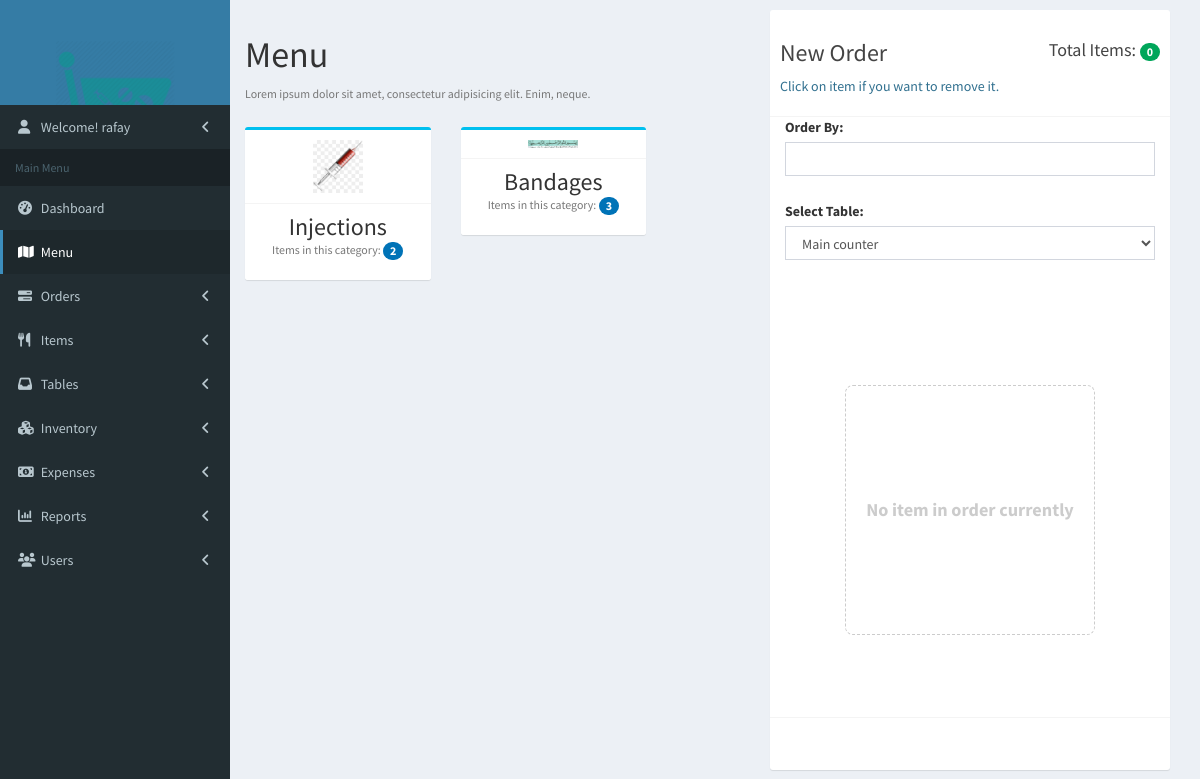
Page /menu/ (signed in) on the committed database.
### app/models.py (models this page shows, shortened)
class User(AbstractUser):
    is_manager = models.BooleanField(default=False)
    is_inventory_manager = models.BooleanField(default=False)

class ItemCategory(models.Model):
    name = models.CharField(max_length=30)
    description = models.CharField(max_length=300, null=True, blank=True)
    image = models.ImageField(upload_to="categories/items/", null=True, blank=True)
    is_active = models.BooleanField(default=True)
    created_at = models.DateTimeField(auto_now_add=True)
    updated_at = models.DateTimeField(auto_now=True)
    history = HistoricalRecords()

class Item(models.Model):
    name = models.CharField(max_length=30)
    price = models.IntegerField()
    category = models.ForeignKey(ItemCategory, on_delete=models.PROTECT)
    description = models.CharField(max_length=300, null=True, blank=True)
    discount = models.IntegerField(default=0, null=True, blank=True)
    image = models.ImageField(upload_to="items/", null=True, blank=True)
    is_never_sold = models.BooleanField(default=True)
    is_active = models.BooleanField(default=True)
    created_at = models.DateTimeField(auto_now_add=True)
    updated_at = models.DateTimeField(auto_now=True)
    history = HistoricalRecords()

### app/views.py (the view)
# urls.py: path('menu/', views.menu, name='menu'),
@login_required
def menu(request):
    template = 'app/menu.html'
    context = {}
    categories = ItemCategory.objects.all()
    tables = Table.objects.all()
    context['category_list'] = categories
    context['table_list'] = tables
    return render(request, template, context)

### app/templates/app/menu.html (shortened to what this page needs)
{% extends 'base.html' %}
{% load static %}
{% block link-menu %}active{% endblock %}
{% block content %}
    <div>
        <section class="content-header">
            <div class="row">
                <div class="col-xs-8">
                    <h1>
                        Menu
                    </h1>
                    <p class="text-muted">
                        <small>Lorem ipsum dolor sit amet, consectetur adipisicing elit. Enim, neque.</small>
                    </p>
                </div>
            </div>
        </section>
    </div>
    <section class="content container-fluid">
        {% if table_list %}
            {% if category_list %}
                <div class="row">
                    <div class="col-md-8 col-lg-8">
                        <div class="row" id="categories">
                            <div class="col-md-12">
                                <div class="row">
                                    {% for category in category_list %}
                                        <div class="col-xs-6 col-md-3 col-lg-4">
                                            <div class="box box-info box-clickable"
                                                 onclick="showItemsOf('category_{{ category.id }}')">
                                                <div class="box-body">
                                                    <div class="row">
                                                        <div class="col-md-12">
                                                            {% if category.image %}
                                                                <img src="{{ category.image.url }}" alt=""
                                                                     class="img-responsive"
                                                                     style="width: 50px; margin: 0 auto;">
                                                            {% else %}
                                                                <div class="no-image-available">
                                                                    No Image Available
                                                                </div>
                                                            {% endif %}
                                                        </div>
                                                    </div>
                                                </div>
                                                <div class="box-footer text-center">
                                                    <h3 style="margin: 0;">
                                                        {{ category.name }}
                                                    </h3>
                                                    <p class="text-muted">
                                                        <small>
                                                            {% if category.item_set.all|length > 0 %}
                                                                Items in this category:
                                                                <span class="badge bg-{% if category.item_set.all|length %}blue{% else %}red{% endif %}">
                                                        {{ category.item_set.all|length }}
                                                    </span>
                                                            {% else %}
                                                                No item in this category
                                                            {% endif %}
                                                        </small>
                                                    </p>
                                                </div>
                                            </div>
                                        </div>
                                    {% endfor %}
                                    </div>
                            </div>
                        </div>
                        <div class="row">
                            <div class="col-md-12">
                            </div>
                        </div>
                    </div>
                    <div class="col-md-4">
                        <form action="{% url 'order-new' %}" method="post">
                            <div class="box box-solid order-box">
                                <div class="box-header with-border">
                                    <h3 style="display: inline-block;">New Order</h3>
                                    <h4 class="pull-right" style="margin-top: 20px;">
                                        Total Items: <span class="badge bg-green" id="item-count">0</span>
                                    </h4>
                                    <p class="text-info">Click on item if you want to remove it.</p>
                                </div>
                                <div class="box-body order-body no-padding">
                                    <div class="row" style="padding: 0px 15px;">
                                        <div class="col-lg-12">
                                            <div class="form-group">
                                                <label for="">Order By:</label>
                                                <input type="text" class="form-control" name="waiter">
                                            </div>
                                        </div>
                                    </div>
                                    <div class="row" style="padding: 10px 15px;">
                                        <div class="col-lg-12">
                                            <div class="form-group">
                                                <label for="">Select Table:</label>
                                                <select name="menu-table" id="" class="form-control">
                                                    {% for t in table_list %}
                                                        <option value="{{ t.id }}">
                                                            {% if t.name %}
                                                                {{ t.name }}
                                                            {% else %}
                                                                Table Number {{ t.number }}
                                                            {% endif %}
                                                        </option>
                                                    {% endfor %}
                                                </select>
                                            </div>
                                        </div>
                                    </div>
                                    <div class="no-order-container">
                                        <div class="no-order">
                                            No item in order currently
                                        </div>
                                    </div>
                                </div>
                                <div class="box-footer">
                                </div>
                        </form>
                    </div>
                </div>
                </div>
            {% endif %}
        {% endif %}
{% endblock %}

### app/templates/base.html (shortened to what this page needs)
{% load static %}
<html>
<head>
    <link rel="stylesheet" href="{% static 'app/bower_components/font-awesome/css/font-awesome.min.css' %}">
    <link rel="stylesheet" href="{% static 'app/bower_components/bootstrap/dist/css/bootstrap.min.css' %}">
    <link rel="stylesheet" href="{% static 'app/dist/css/AdminLTE.min.css' %}">
    <link rel="stylesheet" href="{% static 'app/dist/css/skins/skin-blue.min.css' %}">
    <link href="{% static 'app/vendor/datatables-plugins/dataTables.bootstrap.css' %}" rel="stylesheet">
    <link href="{% static 'app/vendor/datatables-responsive/dataTables.responsive.css' %}" rel="stylesheet">
    <link rel="stylesheet" href="//cdn.datatables.net/1.10.19/css/jquery.dataTables.min.css">
    <link rel="stylesheet" href="{% static 'app/dist/css/aroma.css' %}">
</head>
<body class="hold-transition skin-blue sidebar-mini">
<div class="wrapper">
    <header class="main-header">
        <a href="base.html" class="logo">
            <span class="logo-lg">
                    <img src="{% static 'app/images/logo_white.png' %}" alt="" style="width: 60%; margin-top: 40px;">
                </span>
        </a>
    </header>
    <aside class="main-sidebar">
        <section class="sidebar">
            <ul class="sidebar-menu" data-widget="tree">
                <li class="treeview">
                    <a href="#">
                        <i class="fa fa-user"></i>
                        <span>
                            Welcome! {{ user.get_username }}
                        </span>
                        <span class="pull-right-container">
                              <i class="fa fa-angle-left pull-right"></i>
                            </span>
                    </a>
                </li>
            </ul>
            <ul class="sidebar-menu" data-widget="tree">
                <li class="header">Main Menu</li>
                <li class="{% block link-dashboard %}{% endblock %}">
                    <a href="{% url 'index' %}">
                        <i class="fa fa-dashboard"></i> <span>Dashboard</span>
                    </a>
                </li>
                {% if user.is_superuser or user.is_manager or user.is_staff %}
                    <li class="{% block link-menu %}{% endblock %}">
                        <a href="{% url 'menu' %}">
                            <i class="fa fa-map"></i> <span>Menu</span>
                        </a>
                    </li>
                    <li class="treeview {% block link-orders %}{% endblock %}">
                        <a href="#">
                            <i class="fa fa-tasks"></i>
                            <span>Orders</span>
                            <span class="pull-right-container">
                              <i class="fa fa-angle-left pull-right"></i>
                            </span>
                        </a>
                    </li>
                <li class="treeview {% block link-items %}{% endblock %}">
                        <a href="#">
                            <i class="fa fa-cutlery"></i>
                            <span>Items</span>
                            <span class="pull-right-container">
                              <i class="fa fa-angle-left pull-right"></i>
                            </span>
                        </a>
                                {% now 'n' as month %}
                                {% now 'Y' as year %}
                    </li>
                    <li class="treeview {% block link-tables %}{% endblock %}">
                        <a href="#">
                            <i class="fa fa-inbox"></i>
                            <span>Tables</span>
                            <span class="pull-right-container">
                              <i class="fa fa-angle-left pull-right"></i>
                            </span>
                        </a>
                    </li>
                {% endif %}
                {% if user.is_superuser or user.is_manager or user.is_inventory_manager %}
                    <li class="treeview {% block link-inventory %}{% endblock %}">
                        <a href="#">
                            <i class="fa fa-cubes"></i>
                            <span>Inventory</span>
                            <span class="pull-right-container">
                              <i class="fa fa-angle-left pull-right"></i>
                            </span>
                        </a>
                    </li>
                {% endif %}
                {% if user.is_superuser or user.is_manager %}
                    <li class="treeview {% block link-expense %}{% endblock %}">
                        <a href="#">
                            <i class="fa fa-money"></i>
                            <span>Expenses</span>
                            <span class="pull-right-container">
                              <i class="fa fa-angle-left pull-right"></i>
                            </span>
                        </a>
                    </li>
                    <li class="treeview {% block link-reports %}{% endblock %}">
                        <a href="#">
                            <i class="fa fa-bar-chart"></i>
                            <span>Reports</span>
                            <span class="pull-right-container">
                              <i class="fa fa-angle-left pull-right"></i>
                            </span>
                        </a>
                                {% now 'j' as today %}
                                {% now 'n' as month %}
                                {% now 'Y' as year %}
                                {% now 'n' as month %}
                                {% now 'Y' as year %}
                                {% now 'Y' as year %}
                    </li>
                {% endif %}
                {% if user.is_superuser %}
                    <li class="treeview {% block link-user %}{% endblock %}">
                        <a href="#">
                            <i class="fa fa-group"></i>
                            <span>Users</span>
                            <span class="pull-right-container">
                              <i class="fa fa-angle-left pull-right"></i>
                            </span>
                        </a>
                    </li>
                {% endif %}
            </ul>
        </section>
    </aside>
    <div class="content-wrapper">
        {% block content %}
        {% endblock %}
    </div>
</body>
</html>

### rows in the picture
User: get_username "rafay"
ItemCategory: image (picture), name "Injections", item_set.all|length "2"
ItemCategory: image (picture), name "Bandages", item_set.all|length "3"

### other values in the picture
form field menu-table "Main counter"
